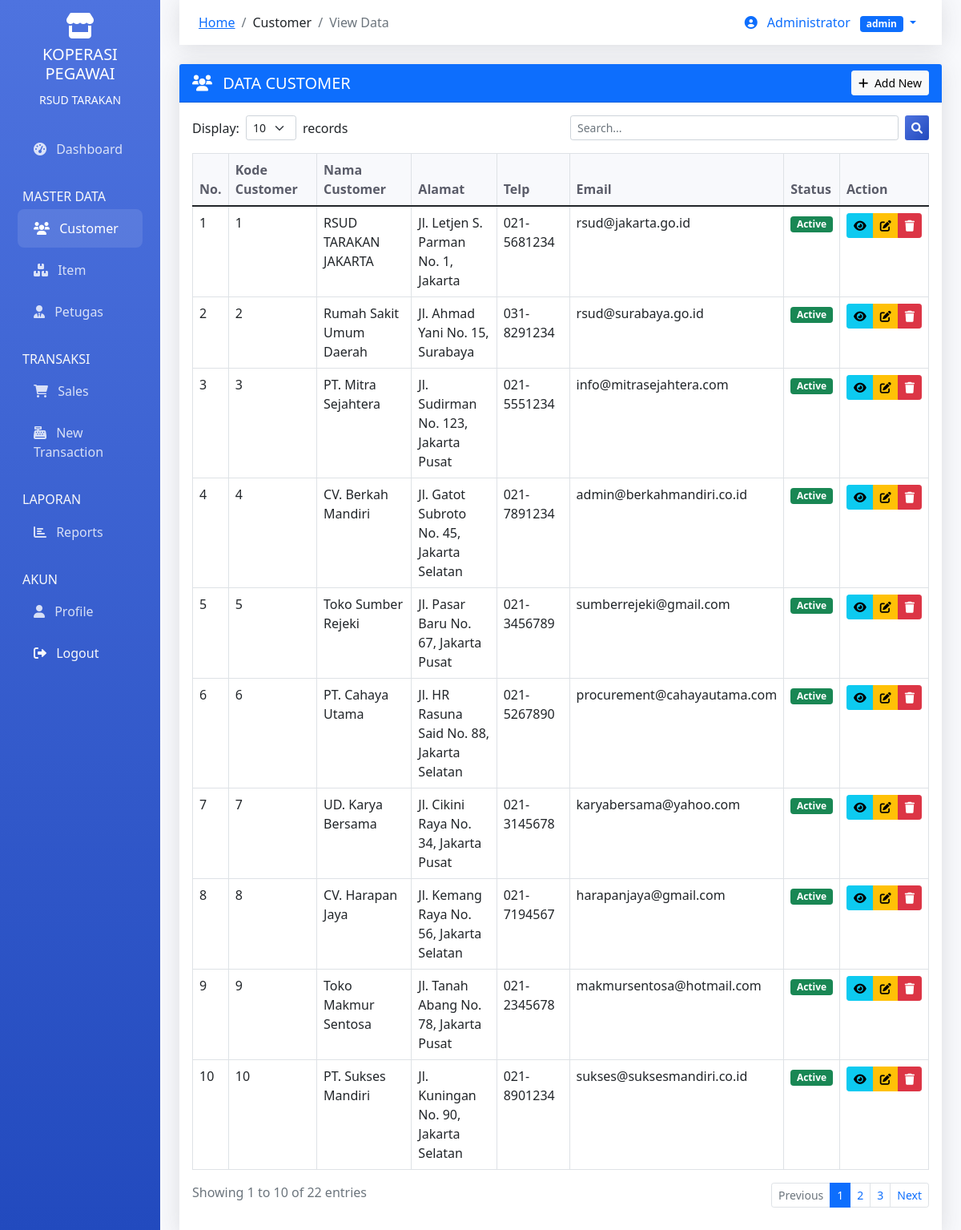
The page /modules/customer/index.php (signed in) on the database its author committed.
### tables this page shows
CREATE TABLE petugas (
    id_user INT PRIMARY KEY AUTO_INCREMENT,
    nama_user VARCHAR(100) NOT NULL,
    username VARCHAR(50) NOT NULL UNIQUE,
    password VARCHAR(255) NOT NULL,
    level INT NOT NULL,
    created_at TIMESTAMP DEFAULT CURRENT_TIMESTAMP,
    FOREIGN KEY (level) REFERENCES level(id_level)
);

CREATE TABLE level (
    id_level INT PRIMARY KEY AUTO_INCREMENT,
    level VARCHAR(50) NOT NULL UNIQUE
);

CREATE TABLE customer (
    id_customer INT PRIMARY KEY AUTO_INCREMENT,
    nama_customer VARCHAR(100) NOT NULL,
    alamat TEXT,
    telp VARCHAR(20),
    fax VARCHAR(20),
    email VARCHAR(100),
    created_at TIMESTAMP DEFAULT CURRENT_TIMESTAMP
);

### modules/customer/index.php (the view, shortened to what the rows shown need)
<?php
require_once __DIR__ . '/../../classes/Auth.php';
$auth = new Auth();
$auth->requireLogin();
$customer = new Customer();
$user = $auth->getCurrentUser();
$search = $_GET['search'] ?? '';
$page = $_GET['page'] ?? 1;
$perPage = 10;
if ($search) {
    $customers = $customer->searchCustomers($search);
    $totalCustomers = count($customers);
    $totalPages = 1;
} else {
    $result = $customer->paginate($page, $perPage);
    $customers = $result['data'];
}
?>
<!DOCTYPE html>
<html lang="id">
<head>
    <link href="https://cdn.jsdelivr.net/npm/bootstrap@5.1.3/dist/css/bootstrap.min.css" rel="stylesheet">
    <link href="https://cdnjs.cloudflare.com/ajax/libs/font-awesome/6.0.0/css/all.min.css" rel="stylesheet">
</head>
<body>
    <div class="container-fluid">
        <div class="row">
            <main class="col-md-9 ms-sm-auto col-lg-10 px-md-4 main-content">
                <nav class="navbar navbar-expand-lg navbar-custom mb-4">
                    <div class="container-fluid">
                        <div class="collapse navbar-collapse" id="navbarNav">
                            <ul class="navbar-nav ms-auto">
                                <li class="nav-item dropdown">
                                    <a class="nav-link dropdown-toggle" href="#" id="navbarDropdown" role="button" data-bs-toggle="dropdown">
                                        <i class="fas fa-user-circle me-2"></i>
                                        <?= htmlspecialchars($user['nama_user']) ?>
                                        <span class="badge bg-primary ms-2"><?= htmlspecialchars($user['level_name']) ?></span>
                                    </a>
                                </li>
                            </ul>
                        </div>
                    </div>
                </nav>
                <div class="card">
                    <div class="card-body">
                        <div class="table-responsive">
                            <table class="table table-bordered table-hover">
                                <thead>
                                    <tr>
                                        <th width="5%">No.</th>
                                        <th width="20%">Kode Customer</th>
                                        <th width="25%">Nama Customer</th>
                                        <th width="20%">Alamat</th>
                                        <th width="15%">Telp</th>
                                        <th width="10%">Email</th>
                                        <th width="5%">Status</th>
                                        <th width="10%">Action</th>
                                    </tr>
                                </thead>
                                <tbody>
                                    <?php if (empty($customers)): ?>
                                    <tr>
                                        <td colspan="8" class="text-center">No data available</td>
                                    </tr>
                                    <?php else: ?>
                                    <?php foreach ($customers as $index => $cust): ?>
                                    <tr>
                                        <td><?= ($page - 1) * $perPage + $index + 1 ?></td>
                                        <td><?= htmlspecialchars($cust['id_customer']) ?></td>
                                        <td><?= htmlspecialchars($cust['nama_customer']) ?></td>
                                        <td><?= htmlspecialchars($cust['alamat'] ?? '-') ?></td>
                                        <td><?= htmlspecialchars($cust['telp'] ?? '-') ?></td>
                                        <td><?= htmlspecialchars($cust['email'] ?? '-') ?></td>
                                        <td>
                                            <span class="badge bg-success">Active</span>
                                        </td>
                                        <td>
                                            <div class="btn-group btn-group-sm">
                                                <a href="view.php?id=<?= $cust['id_customer'] ?>"
                                                   class="btn btn-info btn-sm" title="View">
                                                    <i class="fas fa-eye"></i>
                                                </a>
                                                <a href="edit.php?id=<?= $cust['id_customer'] ?>"
                                                   class="btn btn-warning btn-sm" title="Edit">
                                                    <i class="fas fa-edit"></i>
                                                </a>
                                                <button type="button" class="btn btn-danger btn-sm"
                                                        onclick="deleteCustomer(<?= $cust['id_customer'] ?>)" title="Delete">
                                                    <i class="fas fa-trash"></i>
                                                </button>
                                            </div>
                                        </td>
                                    </tr>
                                    <?php endforeach; ?>
                                    <?php endif; ?>
                                </tbody>
                            </table>
                        </div>
                    </div>
                </div>
            </main>
        </div>
    </div>
</body>
</html>

### rows shown on the page
petugas: nama_user "Administrator", level.level "admin"
customer: index "1", id_customer "1", nama_customer "RSUD TARAKAN JAKARTA", alamat "Jl. Letjen S. Parman No. 1, Jakarta", telp "021-5681234", email "rsud@jakarta.go.id"
customer: index "2", id_customer "2", nama_customer "Rumah Sakit Umum Daerah", alamat "Jl. Ahmad Yani No. 15, Surabaya", telp "031-8291234", email "rsud@surabaya.go.id"
customer: index "3", id_customer "3", nama_customer "PT. Mitra Sejahtera", alamat "Jl. Sudirman No. 123, Jakarta Pusat", telp "021-5551234", email "info@mitrasejahtera.com"
customer: index "4", id_customer "4", nama_customer "CV. Berkah Mandiri", alamat "Jl. Gatot Subroto No. 45, Jakarta Selatan", telp "021-7891234", email "admin@berkahmandiri.co.id"
customer: index "5", id_customer "5", nama_customer "Toko Sumber Rejeki", alamat "Jl. Pasar Baru No. 67, Jakarta Pusat", telp "021-3456789", email "sumberrejeki@gmail.com"
customer: index "6", id_customer "6", nama_customer "PT. Cahaya Utama", alamat "Jl. HR Rasuna Said No. 88, Jakarta Selatan", telp "021-5267890", email "procurement@cahayautama.com"
customer: index "7", id_customer "7", nama_customer "UD. Karya Bersama", alamat "Jl. Cikini Raya No. 34, Jakarta Pusat", telp "021-3145678", email "karyabersama@yahoo.com"
customer: index "8", id_customer "8", nama_customer "CV. Harapan Jaya", alamat "Jl. Kemang Raya No. 56, Jakarta Selatan", telp "021-7194567", email "harapanjaya@gmail.com"
customer: index "9", id_customer "9", nama_customer "Toko Makmur Sentosa", alamat "Jl. Tanah Abang No. 78, Jakarta Pusat", telp "021-2345678", email "makmursentosa@hotmail.com"
customer: index "10", id_customer "10", nama_customer "PT. Sukses Mandiri", alamat "Jl. Kuningan No. 90, Jakarta Selatan", telp "021-8901234", email "sukses@suksesmandiri.co.id"

### other values the page prints
min($page * $perPage, $totalCustomers) "10"
$totalCustomers "22"
